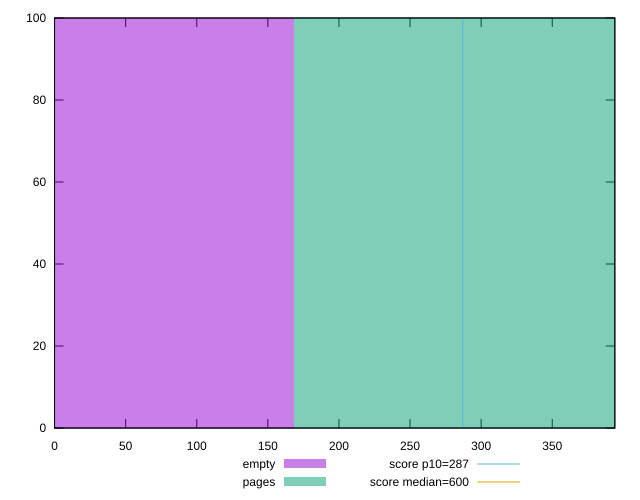

Write gnuplot code to recreate this figure.
reset

$empty <<EOF
0 100
EOF

$pages <<EOF
336.4580932110868 100
EOF

set key outside below
set boxwidth 336.4580932110868
set xrange [0:393.9999999999982]
set yrange [0:100]
set trange [0:100]
set style fill transparent solid 0.5 noborder

set parametric
set terminal svg size 640, 500 enhanced background rgb 'white'
set output "reprap/total-blocking-time/comparison/histogram/0_vs_1.svg"

plot $empty title "empty" with boxes, \
     $pages title "pages" with boxes, \
     287,t title "score p10=287", \
     600,t title "score median=600"

reset
